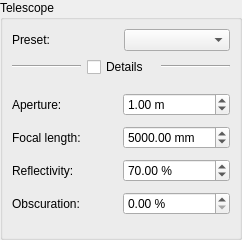
<?xml version="1.0" encoding="UTF-8"?>
<ui version="4.0">
 <class>WidgetTelescope</class>
 <widget class="QWidget" name="WidgetTelescope">
  <property name="geometry">
   <rect>
    <x>0</x>
    <y>0</y>
    <width>242</width>
    <height>240</height>
   </rect>
  </property>
  <property name="windowTitle">
   <string>Form</string>
  </property>
  <layout class="QVBoxLayout" name="verticalLayout">
   <property name="spacing">
    <number>0</number>
   </property>
   <property name="leftMargin">
    <number>0</number>
   </property>
   <property name="topMargin">
    <number>0</number>
   </property>
   <property name="rightMargin">
    <number>0</number>
   </property>
   <property name="bottomMargin">
    <number>0</number>
   </property>
   <item>
    <widget class="QGroupBox" name="groupBox">
     <property name="title">
      <string>Telescope</string>
     </property>
     <layout class="QVBoxLayout" name="verticalLayout_2">
      <item>
       <layout class="QGridLayout" name="gridLayout">
        <item row="0" column="0">
         <widget class="QLabel" name="label_18">
          <property name="text">
           <string>Preset:</string>
          </property>
         </widget>
        </item>
        <item row="0" column="1">
         <widget class="QComboBox" name="comboPreset"/>
        </item>
       </layout>
      </item>
      <item>
       <layout class="QHBoxLayout" name="horizontalLayout">
        <item>
         <widget class="Line" name="line">
          <property name="orientation">
           <enum>Qt::Horizontal</enum>
          </property>
         </widget>
        </item>
        <item>
         <widget class="QCheckBox" name="checkDetails">
          <property name="text">
           <string>Details</string>
          </property>
          <property name="iconSize">
           <size>
            <width>16</width>
            <height>16</height>
           </size>
          </property>
         </widget>
        </item>
        <item>
         <widget class="Line" name="line_2">
          <property name="orientation">
           <enum>Qt::Horizontal</enum>
          </property>
         </widget>
        </item>
       </layout>
      </item>
      <item>
       <widget class="QWidget" name="widgetDetails" native="true">
        <layout class="QGridLayout" name="gridLayout_2">
         <property name="leftMargin">
          <number>0</number>
         </property>
         <property name="topMargin">
          <number>0</number>
         </property>
         <property name="rightMargin">
          <number>0</number>
         </property>
         <property name="bottomMargin">
          <number>0</number>
         </property>
         <property name="verticalSpacing">
          <number>0</number>
         </property>
         <item row="0" column="0">
          <widget class="QLabel" name="label_19">
           <property name="text">
            <string>Aperture:</string>
           </property>
          </widget>
         </item>
         <item row="0" column="1">
          <widget class="QDoubleSpinBox" name="spinAperture">
           <property name="suffix">
            <string> m</string>
           </property>
           <property name="value">
            <double>1.000000000000000</double>
           </property>
          </widget>
         </item>
         <item row="1" column="0">
          <widget class="QLabel" name="label_20">
           <property name="text">
            <string>Focal length:</string>
           </property>
          </widget>
         </item>
         <item row="1" column="1">
          <widget class="QDoubleSpinBox" name="spinFocalLength">
           <property name="suffix">
            <string> mm</string>
           </property>
           <property name="maximum">
            <double>100000.000000000000000</double>
           </property>
           <property name="value">
            <double>5000.000000000000000</double>
           </property>
          </widget>
         </item>
         <item row="2" column="0">
          <widget class="QLabel" name="label_21">
           <property name="text">
            <string>Reflectivity:</string>
           </property>
          </widget>
         </item>
         <item row="2" column="1">
          <widget class="QDoubleSpinBox" name="spinReflectivity">
           <property name="suffix">
            <string> %</string>
           </property>
           <property name="maximum">
            <double>100.000000000000000</double>
           </property>
           <property name="value">
            <double>70.000000000000000</double>
           </property>
          </widget>
         </item>
         <item row="3" column="0">
          <widget class="QLabel" name="label_22">
           <property name="text">
            <string>Obscuration:</string>
           </property>
          </widget>
         </item>
         <item row="3" column="1">
          <widget class="QDoubleSpinBox" name="spinObscuration">
           <property name="suffix">
            <string> %</string>
           </property>
           <property name="maximum">
            <double>100.000000000000000</double>
           </property>
          </widget>
         </item>
        </layout>
       </widget>
      </item>
     </layout>
    </widget>
   </item>
  </layout>
 </widget>
 <resources/>
 <connections/>
</ui>
